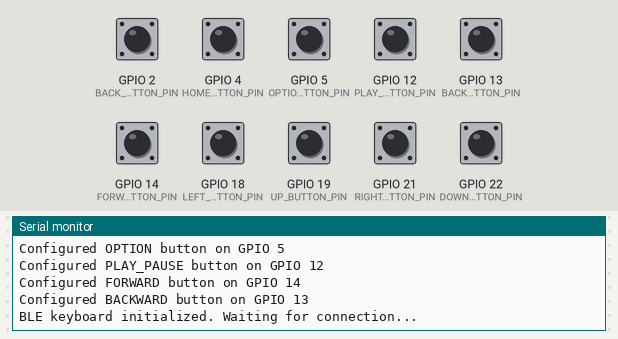
This program was run on a simulated ESP32. Parts: the last lines printed to the serial monitor. The inputs (shaded band) are chosen by the test bench; at power-on: GPIO 2 (BACK_BUTTON_PIN), GPIO 4 (HOME_BUTTON_PIN), GPIO 5 (OPTION_BUTTON_PIN), GPIO 12 (PLAY_PAUSE_BUTTON_PIN), GPIO 13 (BACKWARD_BUTTON_PIN), GPIO 14 (FORWARD_BUTTON_PIN), GPIO 18 (LEFT_BUTTON_PIN), GPIO 19 (UP_BUTTON_PIN), GPIO 21 (RIGHT_BUTTON_PIN), GPIO 22 (DOWN_BUTTON_PIN) HIGH. USB keyboard and mouse output is not drawn.

Above: at 1.2 s.
1.3 s: GPIO 2 (BACK_BUTTON_PIN) pulled LOW for 0.15 s
At 1.7 s:
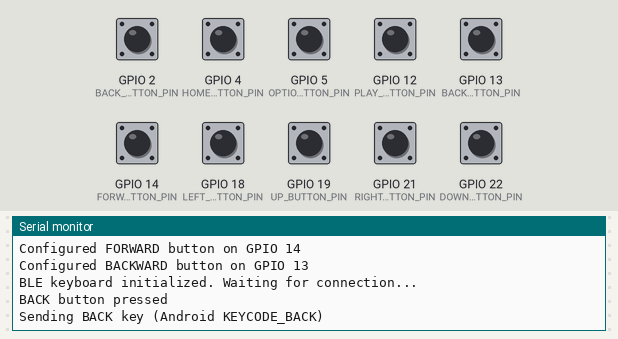
2.9 s: GPIO 4 (HOME_BUTTON_PIN) pulled LOW for 0.15 s
At 4.0 s:
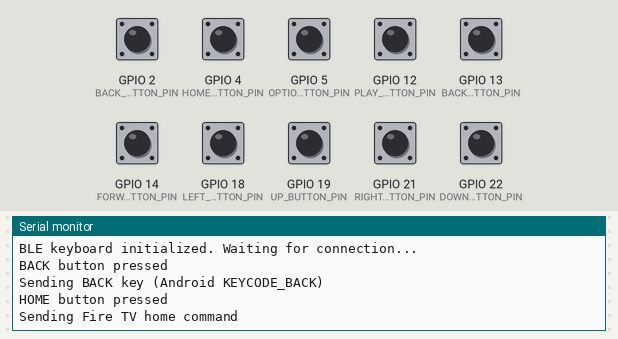
4.5 s: GPIO 5 (OPTION_BUTTON_PIN) pulled LOW for 0.15 s
At 5.3 s:
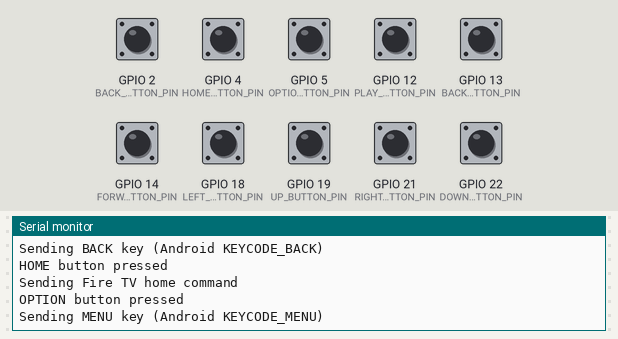
6.1 s: GPIO 12 (PLAY_PAUSE_BUTTON_PIN) pulled LOW for 0.15 s
At 7.4 s:
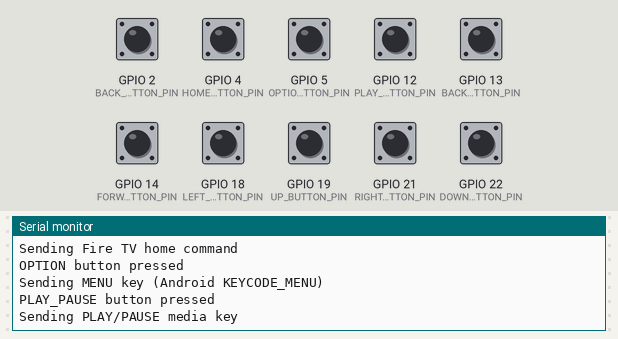
7.7 s: GPIO 13 (BACKWARD_BUTTON_PIN) pulled LOW for 0.15 s
At 8.9 s:
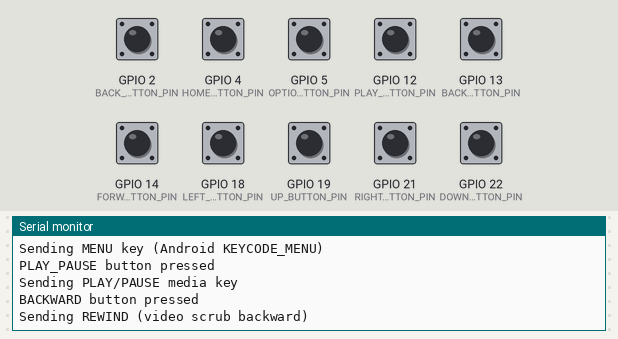
9.3 s: GPIO 14 (FORWARD_BUTTON_PIN) pulled LOW for 0.15 s
At 10.3 s:
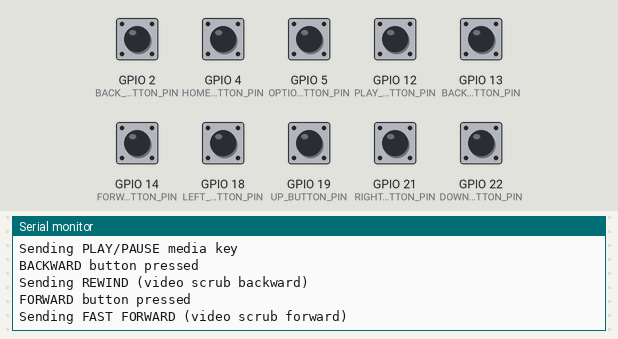

The program:

main.cpp
```cpp
#include <Arduino.h>
#include <BleKeyboard.h>

// Create BLE keyboard instance with custom name
BleKeyboard bleKeyboard("Fire TV Remote", "ESP32", 100);

// Button configuration
const int HOME_BUTTON_PIN = 4;     // D4 on ESP32
const int UP_BUTTON_PIN = 19;      // D19 on ESP32
const int DOWN_BUTTON_PIN = 22;    // D22 on ESP32
const int LEFT_BUTTON_PIN = 18;    // D18 on ESP32
const int RIGHT_BUTTON_PIN = 21;   // D21 on ESP32
const int BACK_BUTTON_PIN = 2;     // D2 on ESP32
const int OPTION_BUTTON_PIN = 5;   // D5 on ESP32
const int PLAY_PAUSE_BUTTON_PIN = 12; // D12 on ESP32
const int FORWARD_BUTTON_PIN = 14; // D14 on ESP32
const int BACKWARD_BUTTON_PIN = 13; // D13 on ESP32
const int DEBOUNCE_DELAY = 50;     // 50ms debounce

// Button state tracking for all buttons
struct Button {
  int pin;
  bool lastState;
  bool currentState;
  unsigned long lastDebounceTime;
  const char* name;
};

Button buttons[] = {
  {HOME_BUTTON_PIN, HIGH, HIGH, 0, "HOME"},
  {UP_BUTTON_PIN, HIGH, HIGH, 0, "UP"},
  {DOWN_BUTTON_PIN, HIGH, HIGH, 0, "DOWN"},
  {LEFT_BUTTON_PIN, HIGH, HIGH, 0, "LEFT"},
  {RIGHT_BUTTON_PIN, HIGH, HIGH, 0, "RIGHT"},
  {BACK_BUTTON_PIN, HIGH, HIGH, 0, "BACK"},
  {OPTION_BUTTON_PIN, HIGH, HIGH, 0, "OPTION"},
  {PLAY_PAUSE_BUTTON_PIN, HIGH, HIGH, 0, "PLAY_PAUSE"},
  {FORWARD_BUTTON_PIN, HIGH, HIGH, 0, "FORWARD"},
  {BACKWARD_BUTTON_PIN, HIGH, HIGH, 0, "BACKWARD"}
};

const int NUM_BUTTONS = sizeof(buttons) / sizeof(buttons[0]);

void setup() {
  Serial.begin(115200);
  Serial.println("Starting Fire TV BLE Remote!");

  // Configure all button pins
  for (int i = 0; i < NUM_BUTTONS; i++) {
    pinMode(buttons[i].pin, INPUT_PULLUP);
    Serial.print("Configured ");
    Serial.print(buttons[i].name);
    Serial.print(" button on GPIO ");
    Serial.println(buttons[i].pin);
  }

  // Initialize BLE keyboard
  bleKeyboard.begin();

  Serial.println("BLE keyboard initialized. Waiting for connection...");
}

void loop() {
  // Check if BLE keyboard is connected
  if (bleKeyboard.isConnected()) {
    // Check all buttons
    for (int i = 0; i < NUM_BUTTONS; i++) {
      // Read button state
      int reading = digitalRead(buttons[i].pin);

      // Check if button state changed (for debouncing)
      if (reading != buttons[i].lastState) {
        buttons[i].lastDebounceTime = millis();
      }

      // If enough time has passed since last state change
      if ((millis() - buttons[i].lastDebounceTime) > DEBOUNCE_DELAY) {
        // If button state has actually changed
        if (reading != buttons[i].currentState) {
          buttons[i].currentState = reading;

          // Button pressed (LOW because of INPUT_PULLUP)
          if (buttons[i].currentState == LOW) {
            Serial.print(buttons[i].name);
            Serial.println(" button pressed");

            // Send appropriate command based on button
            switch (i) {
              case 0: // HOME button
                Serial.println("Sending Fire TV home command");
                bleKeyboard.write(KEY_MEDIA_WWW_HOME);
                break;
              case 1: // UP button
                Serial.println("Sending UP arrow");
                bleKeyboard.write(KEY_UP_ARROW);
                break;
              case 2: // DOWN button
                Serial.println("Sending DOWN arrow");
                bleKeyboard.write(KEY_DOWN_ARROW);
                break;
              case 3: // LEFT button
                Serial.println("Sending LEFT arrow");
                bleKeyboard.write(KEY_LEFT_ARROW);
                break;
              case 4: // RIGHT button
                Serial.println("Sending RIGHT arrow");
                bleKeyboard.write(KEY_RIGHT_ARROW);
                break;
              case 5: // BACK button
                Serial.println("Sending BACK key (Android KEYCODE_BACK)");
                // Fire TV expects Android KEYCODE_BACK (4) - try Alt+Left as alternative
                bleKeyboard.press(KEY_LEFT_ALT);
                bleKeyboard.press(KEY_LEFT_ARROW);
                delay(100);
                bleKeyboard.releaseAll();
                break;
              case 6: // OPTION button (Menu)
                Serial.println("Sending MENU key (Android KEYCODE_MENU)");
                // Fire TV expects Android KEYCODE_MENU (82) - try Ctrl+M as alternative
                bleKeyboard.press(KEY_LEFT_CTRL);
                bleKeyboard.press('m');
                delay(100);
                bleKeyboard.releaseAll();
                break;
              case 7: // PLAY_PAUSE button
                Serial.println("Sending PLAY/PAUSE media key");
                bleKeyboard.write(KEY_MEDIA_PLAY_PAUSE);
                break;
              case 8: // FORWARD button (Fast Forward - Video Scrubbing)
                Serial.println("Sending FAST FORWARD (video scrub forward)");
                // Android TV: Right D-pad button during playback = fast forward scrubbing
                bleKeyboard.write(KEY_RIGHT_ARROW);
                break;
              case 9: // BACKWARD button (Rewind - Video Scrubbing)
                Serial.println("Sending REWIND (video scrub backward)");
                // Android TV: Left D-pad button during playback = rewind scrubbing
                bleKeyboard.write(KEY_LEFT_ARROW);
                break;
            }

            delay(200); // Prevent multiple rapid presses
          }
        }
      }

      // Save button state for next iteration
      buttons[i].lastState = reading;
    }

    // Optional: Send test commands every 30 seconds (comment out for production)
    // Uncomment the block below if you want automatic testing
    /*
    static unsigned long lastTestTime = 0;
    if (millis() - lastTestTime > 30000) {
      lastTestTime = millis();
      Serial.println("Auto test disabled - use physical buttons");
    }
    */

  } else {
    // Not connected - show status
    static unsigned long lastStatusTime = 0;
    if (millis() - lastStatusTime > 5000) {
      lastStatusTime = millis();
      Serial.println("Waiting for BLE connection...");
      Serial.println("Make sure to pair with your Fire TV:");
      Serial.println("Settings > Controllers & Bluetooth Devices > Other Bluetooth Devices > Add Bluetooth Devices");
    }
  }

  // Small delay to prevent excessive CPU usage
  delay(10);
}

/*
 * FIRE TV REMOTE FUNCTIONALITY:
 *
 * Hardware Setup:
 * - HOME button: Connect between GPIO 4 (D4) and GND
 * - UP button: Connect between GPIO 19 (D19) and GND
 * - DOWN button: Connect between GPIO 22 (D22) and GND
 * - LEFT button: Connect between GPIO 18 (D18) and GND
 * - RIGHT button: Connect between GPIO 21 (D21) and GND
 * - BACK button: Connect between GPIO 2 (D2) and GND
 * - OPTION button: Connect between GPIO 5 (D5) and GND
 * - PLAY/PAUSE button: Connect between GPIO 12 (D12) and GND
 * - FORWARD button: Connect between GPIO 14 (D14) and GND
 * - BACKWARD button: Connect between GPIO 13 (D13) and GND
 * - All buttons use internal pull-up resistors
 *
 * BLE Pairing:
 * 1. Upload this code to your ESP32
 * 2. Open Serial Monitor to see connection status
 * 3. On Fire TV: Settings > Controllers & Bluetooth Devices > Other Bluetooth Devices
 * 4. Select "Add Bluetooth Devices"
 * 5. Look for "Fire TV Remote" in the list and select it
 * 6. Once connected, the home button will work
 *
 * Button Functions:
 * - HOME button (GPIO 4): Fire TV home screen
 * - UP/DOWN/LEFT/RIGHT buttons: Navigation arrows
 * - BACK button (GPIO 2): Back/Exit (ESC key)
 * - OPTION button (GPIO 5): Fire TV menu/settings
 * - PLAY/PAUSE button (GPIO 12): Play/Pause media
 * - FORWARD button (GPIO 14): Fast forward video (scrub forward)
 * - BACKWARD button (GPIO 13): Rewind video (scrub backward)
 *
 * Media Keys Available:
 * - KEY_MEDIA_WWW_HOME (Fire TV home)
 * - KEY_MEDIA_PLAY_PAUSE
 * - KEY_MEDIA_VOLUME_UP
 * - KEY_MEDIA_VOLUME_DOWN
 * - KEY_MEDIA_NEXT_TRACK
 * - KEY_MEDIA_PREVIOUS_TRACK
 * - KEY_MEDIA_MUTE
 *
 * Navigation Keys:
 * - KEY_UP_ARROW, KEY_DOWN_ARROW, KEY_LEFT_ARROW, KEY_RIGHT_ARROW
 * - KEY_RETURN (select/OK)
 * - KEY_ESC (back)
 *
 * Customization:
 * - Change HOME_BUTTON_PIN to use different GPIO
 * - Modify DEBOUNCE_DELAY for button sensitivity
 * - Add more buttons by copying the button handling code
 * - Remove test sequence for production use
 */
```

Measured:
- after the input at 1.3 s, the serial monitor: prints a new line after 0.06 s (image 1)
- after the input at 2.9 s, the serial monitor: prints a new line after 0.06 s (image 2)
- after the input at 4.5 s, the serial monitor: prints a new line after 0.06 s (image 3)
- after the input at 6.1 s, the serial monitor: prints a new line after 0.05 s (image 4)
- after the input at 7.7 s, the serial monitor: prints a new line after 0.06 s (image 5)
- after the input at 9.3 s, the serial monitor: prints a new line after 0.06 s (image 6)
